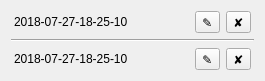
                       <widget class="QWidget" name="live_snapshotlist">
                        <property name="geometry">
                         <rect>
                          <x>0</x>
                          <y>0</y>
                          <width>265</width>
                          <height>77</height>
                         </rect>
                        </property>
                        <property name="sizePolicy">
                         <sizepolicy hsizetype="Preferred" vsizetype="Maximum">
                          <horstretch>0</horstretch>
                          <verstretch>0</verstretch>
                         </sizepolicy>
                        </property>
                        <layout class="QVBoxLayout" name="verticalLayout_7">
                         <item>
                          <widget class="QWidget" name="live_dummy2" native="true">
                           <property name="sizePolicy">
                            <sizepolicy hsizetype="Preferred" vsizetype="Maximum">
                             <horstretch>0</horstretch>
                             <verstretch>0</verstretch>
                            </sizepolicy>
                           </property>
                           <layout class="QHBoxLayout" name="horizontalLayout_8">
                            <property name="leftMargin">
                             <number>3</number>
                            </property>
                            <property name="topMargin">
                             <number>0</number>
                            </property>
                            <property name="rightMargin">
                             <number>3</number>
                            </property>
                            <property name="bottomMargin">
                             <number>0</number>
                            </property>
                            <item>
                             <widget class="QLabel" name="label_11">
                              <property name="text">
                               <string>2018-07-27-18-25-10</string>
                              </property>
                             </widget>
                            </item>
                            <item>
                             <spacer name="horizontalSpacer">
                              <property name="orientation">
                               <enum>Qt::Horizontal</enum>
                              </property>
                              <property name="sizeHint" stdset="0">
                               <size>
                                <width>40</width>
                                <height>20</height>
                               </size>
                              </property>
                             </spacer>
                            </item>
                            <item>
                             <widget class="QToolButton" name="toolButton_2">
                              <property name="text">
                               <string>✎</string>
                              </property>
                             </widget>
                            </item>
                            <item>
                             <widget class="QToolButton" name="toolButton">
                              <property name="text">
                               <string>✘</string>
                              </property>
                             </widget>
                            </item>
                           </layout>
                          </widget>
                         </item>
                         <item>
                          <widget class="Line" name="live_dummy3">
                           <property name="orientation">
                            <enum>Qt::Horizontal</enum>
                           </property>
                          </widget>
                         </item>
                         <item>
                          <widget class="QWidget" name="live_dummy1" native="true">
                           <property name="sizePolicy">
                            <sizepolicy hsizetype="Preferred" vsizetype="Maximum">
                             <horstretch>0</horstretch>
                             <verstretch>0</verstretch>
                            </sizepolicy>
                           </property>
                           <layout class="QHBoxLayout" name="horizontalLayout_10">
                            <property name="leftMargin">
                             <number>3</number>
                            </property>
                            <property name="topMargin">
                             <number>0</number>
                            </property>
                            <property name="rightMargin">
                             <number>3</number>
                            </property>
                            <property name="bottomMargin">
                             <number>0</number>
                            </property>
                            <item>
                             <widget class="QLabel" name="label_13">
                              <property name="text">
                               <string>2018-07-27-18-25-10</string>
                              </property>
                             </widget>
                            </item>
                            <item>
                             <spacer name="horizontalSpacer_2">
                              <property name="orientation">
                               <enum>Qt::Horizontal</enum>
                              </property>
                              <property name="sizeHint" stdset="0">
                               <size>
                                <width>40</width>
                                <height>20</height>
                               </size>
                              </property>
                             </spacer>
                            </item>
                            <item>
                             <widget class="QToolButton" name="toolButton_5">
                              <property name="text">
                               <string>✎</string>
                              </property>
                             </widget>
                            </item>
                            <item>
                             <widget class="QToolButton" name="toolButton_6">
                              <property name="text">
                               <string>✘</string>
                              </property>
                             </widget>
                            </item>
                           </layout>
                          </widget>
                         </item>
                        </layout>
                       </widget>
